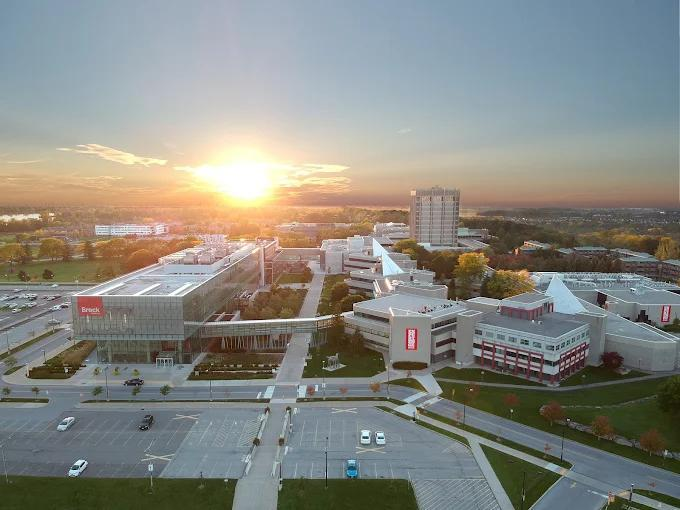
#> input picture Image Encrypter/brock_before.jpg, 680 x 510 px
$ python image_encrypter.py
#> lines starting #> are read from the running program, lines starting #| are printed output that depends on the picture
from PIL import Image
import random

def encrypt(file1,file2):
    """encrypts the image. file1 is the file to be encrypted. file2 is the name of the new encrypted file"""
#> called with file1 = 'brock_before.jpg', file2 = 'brock_after.jpg'

    if (file2[-4:] == ".jpg"):
        file2 = file2[0:len(file2)-4]+".png"
        print("WARNING:")
        print(".jpgs are not able to be encrypted since they lose important pixel information.")
        print("your encrypted file extension has been replaced with a .png extension.")
    elif(file2[-5:] == ".jpeg"):
        file2 = file2[0:len(file2)-5]+".png"
        print("WARNING:")
        print(".jpgs are not able to be encrypted since they lose important pixel information.")
        print("your encrypted file extension has been replaced with a .png extension.")

    img = Image.open(file1).convert('RGB')
#> img is the input picture: PIL image 680x510 RGB; mean R, G, B 135.3, 136.2, 130
    random.seed(1234)

    for x in range(img.width):
        for y in range(img.height):
            pixel = img.getpixel((x, y))
            pixel = (pixel[0]+random.randint(0,255))%256,(pixel[1]+random.randint(0,255))%256,(pixel[2]+random.randint(0,255))%256
            img.putpixel((x,y),pixel)
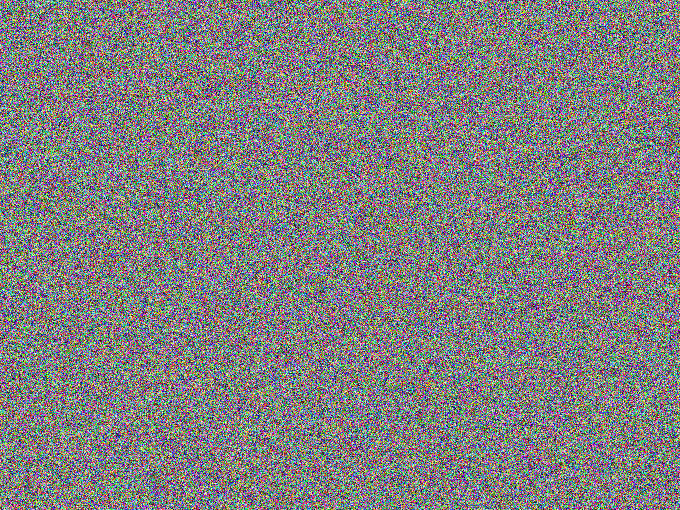
#> img: PIL image 680x510 RGB; mean R, G, B 127.6, 127.3, 127.4
    img.show()
    img.save(file2)

def decrypt(file1,file2):
    """decrypts the image. file1 is the name of the file to be decrypted. file2 is the new name of the decrypted file"""
#> called with file1 = 'brock_after.png', file2 = 'brock_before.jpg'
    img = Image.open(file1).convert('RGB')
    random.seed(1234)

    for x in range(img.width):
        for y in range(img.height):
            pixel = img.getpixel((x, y))
            R,G,B = (pixel[0]-random.randint(0,255))%256 ,(pixel[1]-random.randint(0,255))%256,(pixel[2]-random.randint(0,255))%256
            pixel = R,G,B
            img.putpixel((x,y),pixel)
    img.show()
    img.save(file2)

encrypt('brock_before.jpg',"brock_after.jpg")
decrypt("brock_after.png",'brock_before.jpg')
